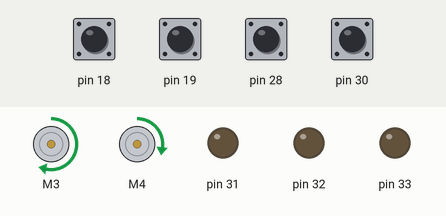
Simulated run of this sketch. Board: Arduino Mega 2560, built with avr-gcc and run on an emulated ATmega2560. Parts: 2 × DC motor (green arrow = forward, orange = backward, longer = faster), output pins drawn as LEDs (lit = HIGH). The inputs (shaded band) are chosen by the test bench; at power-on: pin 18, pin 19, pin 28, pin 30 HIGH. What the sketch prints to the serial monitor is not drawn.

Above: at 1.2 s.
1.3 s: pin 18 pulled LOW for 0.15 s
2.9 s: pin 19 pulled LOW for 0.15 s
Timing chart, 0 to 5.9 s (numbered marks = the images above; inputs shaded):
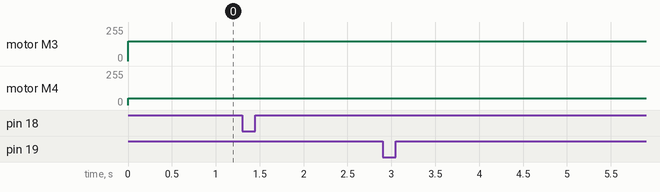

Measured:
- after the input at 1.3 s, every drawn part: stays the same
- after the input at 2.9 s, every drawn part: stays the same

The sketch:

principal2.ino
```cpp
#include <MPU6050.h>
#include <Wire.h>
#include <math.h>
#include <AFMotor.h>
float v=0;
float A;
double set_point,MES,commande;
double Erreure_Angle,Erreure_preced_Angle,somme_Erreure_Angle,delta_Erreure_Angle;
double cmd;
AF_DCMotor motor1(1); // define motor on channel 4 with 1KHz default PWM
AF_DCMotor motor2(2); // define motor on channel 4 with 1KHz default PWM
AF_DCMotor motor3(3); // define motor on channel 4 with 1KHz default PWM
AF_DCMotor motor4(4); // define motor on channel 4 with 1KHz default PWM
float vl=0,vr=0;
double  omega;
int  oldcomptD=0;
int  oldcomptG=0;
int oldOrientation;
double Dl,Dr,Dc;
int Nl=0,Nr=0;
double xr,yr;
float Orientation;
int deltaCommande;
const double coeffGLong = 0.233;
const double coeffDLong = 0.199;
long comptD = 0;
long comptG = 0;
double xc =800;
double yc =-800;
double consigneOrientation = 0.0;
double distanceCible = 0.0;
double yaw_gyro,distance_obstacle,ongle_obstacle;  //valeur retourner par la communication serie avec NANO
void setup()
{
  Serial.begin(115200);
  Serial3.begin(115200);
  pinMode(28, INPUT);
  pinMode(30, INPUT);
  pinMode(19, INPUT);
  pinMode(18, INPUT);
  digitalWrite(28, HIGH);
  digitalWrite(30, HIGH);
  digitalWrite(19, HIGH);
  digitalWrite(18, HIGH);

  // Nano interrupt pins
  pinMode(31,OUTPUT);
  pinMode(32,OUTPUT);
  pinMode(33,OUTPUT);
  digitalWrite(31, LOW);
  digitalWrite(32, LOW);
  digitalWrite(33, LOW);


  attachInterrupt(4, Reagir, RISING);//19
  attachInterrupt(5, ReagirBis, RISING);//18
}

/**************************Programme Principale****************************/
void loop()
 {

        motor3.run(FORWARD);
        motor3.setSpeed(150);
        motor4.run(FORWARD);
        motor4.setSpeed(50);
//coordonner();
//yaw_gyro=revoir_data(32)*0.0017;
//distance_obstacle=revoir_data(33);
//ongle_obstacle=revoir_data(31)/10;

//distanceCible = sqrt((xc-xr)*(xc-xr)+(yc-yr)*(yc-yr));
//consigneOrientation =atan2((yc-yr),(xc-xr));
//
//Orientation=yaw_gyro;
//omega=PID_Reguator_Angle((double)consigneOrientation,(double)Orientation,0.01,100,0.1);
//v=gain_distance((double)distanceCible);
//commandmotor();
//
//if (v<10)
//{
//  motor1.run(FORWARD);
//      motor1.setSpeed(0);
//      motor2.run(FORWARD);
//      motor2.setSpeed(0);
//      xc =0;
//        yc =0;
//      delay(5000);
//}
//Serial.print(" vl==");
//Serial.print( vl);
//Serial.print(" vr ==");
//Serial.print( vr);
//Serial.print(" v ==");
//Serial.print( v);
//Serial.print(" Orientation ==");
//Serial.print( Orientation);
//Serial.print(" consigneOrientation ==");
//Serial.print( consigneOrientation);
//Serial.print(" omega ==");
//Serial.print( omega);
//Serial.print(" distanceCible ==");
//Serial.println( distanceCible );
//Serial.print(yaw_gyro);
//Serial.print("****");
//Serial.print(distance_obstacle);
//Serial.print("****");
//Serial.println(ongle_obstacle);

}
/**************************Inerruption1****************************/
void Reagir()
{
     if(digitalRead(30) == HIGH)
       {
         comptG--;
       }
       else
       {
         comptG++;
       }

     Serial.print("Gauche=");
     Serial.println(comptG);

}
/**************************Inerruption2****************************/
void ReagirBis()
{
    if(digitalRead(28) == HIGH)
      {
        comptD ++;
      }
      else
      {
        comptD --;
      }
     Serial.print("Droite=");
     Serial.println(comptD);

}
/**************************valeurs NANO****************************/
  int revoir_data(int interrupt)
{
  digitalWrite(interrupt, HIGH);
  char message[20],character_recu;
  int indice=0,data=0;

         do{
            if(Serial3.available()){
              character_recu=Serial3.read();
              message[indice]=character_recu;             // enregistrement de chaque charactere sur une case memoire de la table message
              indice++;
              }
             }while(character_recu!='\0');            //arret de la reception et de lenregistrement des donnees
             data=atoi(message);
digitalWrite(interrupt, LOW);

return data;
}
///**************************calcule coordonner****************************/
void coordonner()
{
    Nl=comptD-oldcomptD;
    Nr=comptG-oldcomptG;
    oldcomptD=comptD;
    oldcomptG=comptG;
    Dl=coeffDLong*Nl;
    Dr=coeffGLong*Nr;
    Dc=(Dr+Dl)/2;
    xr=xr+Dc*cos(Orientation);
    yr=yr+Dc*sin(Orientation);
}
//
///**************************Regulation Angle***************************/
double PID_Reguator_Angle(double consigne,double mesure ,float Ki,float Kp,float Kd) //consigne,mesure,ki,kp,kd
{

  Erreure_Angle=consigne-mesure;
  somme_Erreure_Angle+=Erreure_Angle;
  delta_Erreure_Angle=Erreure_Angle-Erreure_preced_Angle;
  Erreure_preced_Angle=Erreure_Angle;
  cmd=Kp*Erreure_Angle+Ki*somme_Erreure_Angle+Kd*delta_Erreure_Angle;
  if(cmd<-100) cmd=-100;
  else if (cmd>100) cmd=100;
  return (cmd);
}
/**************************Regulation distance****************************/
float gain_distance(double dictance_erreure)
{
  double abs_error,k;
  double V0=180.0;
  float alpha=0.0001;
  abs_error=abs(dictance_erreure);
  k=V0*(1-exp(-alpha*abs_error*abs_error));

  return k;
}
/**************************commande moteurs****************************/
void commandmotor()
{
  vl=((2*v+omega*180)/2);
  vr=((2*v-omega*180)/2);
  if(vr>255)
      {
         vr = 255;
      }
  else if(vr < 0)
      {
      vr = 0;
      }
  if(vl>255)
      {
      vl= 255;
      }
  else if(vl < 0)
      {
      vl= 0;
      }
  if(vl>0)
      {
      motor1.run(FORWARD);
      motor1.setSpeed(vl);
      }
   else if (vl<0)
      {
      motor1.run(BACKWARD);
      motor1.setSpeed((-vl));
      }
  if(vr>0)
      {
      motor2.run(FORWARD);
      motor2.setSpeed(vr);
      }
  else if (vr<0)
      {
      motor2.run(BACKWARD);
      motor2.setSpeed((-vr));
      }
}
```
